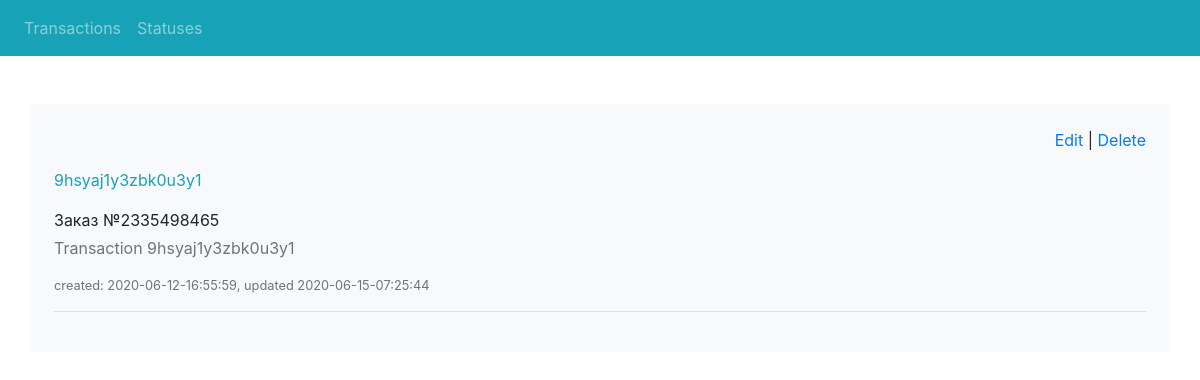
The page /transaction/2 on the database its author committed.
### app_fintech/models.py (models this page shows, shortened)
class Transactions(models.Model):
    transaction_id = models.CharField(max_length=255, unique=True)
    created_at = models.DateTimeField(auto_now_add=True)
    updated_at = models.DateTimeField(auto_now=True)
    purpose = models.CharField(max_length=255)
    status = models.ForeignKey(
        Statuses, on_delete=models.CASCADE, related_name='transactions',
        blank=True, null=True
    )
    def get_date_format(self):
        return "%Y-%m-%d-%H:%M:%S"
    @property
    def created(self):
        return f'{self.created_at.strftime(self.get_date_format())}'
    @property
    def updated(self):
        return f'{self.updated_at.strftime(self.get_date_format())}'
    class Meta:
        ordering = ['-id']

### app_fintech/views.py (the view)
class TransactionDetail(DetailView):
    model = Transactions
    template_name = 'transactions/transaction_detail.html'
    def get_context_data(self, **kwargs):
        context = super().get_context_data(**kwargs)
        return context

### templates/transactions/transaction_detail.html
{% extends "base.html" %}
{% block content %}
  <p class="text-right">
    <a href="{% url 'transaction-update' pk=object.pk %}">Edit</a> |
    <a href="{% url 'transaction-delete' pk=object.pk %}">Delete</a>
  </p>
  <div class="mt-1 mb-1">
    <p class="text-info">{{ object.transaction_id }} </p>
    <div>{{ object.purpose }}</div>
  </div>
  <p class="text-muted">Transaction {{ object.transaction_id }}</p>
  <p class="text-muted small text-lg-left">created: {{ object.created }}, updated {{ object.updated }}</p>
  <hr>
{% endblock %}

### rows shown on the page
Transactions: transaction_id "9hsyaj1y3zbk0u3y1", purpose "Заказ №2335498465", created "2020-06-12-16:55:59", updated "2020-06-15-07:25:44"
